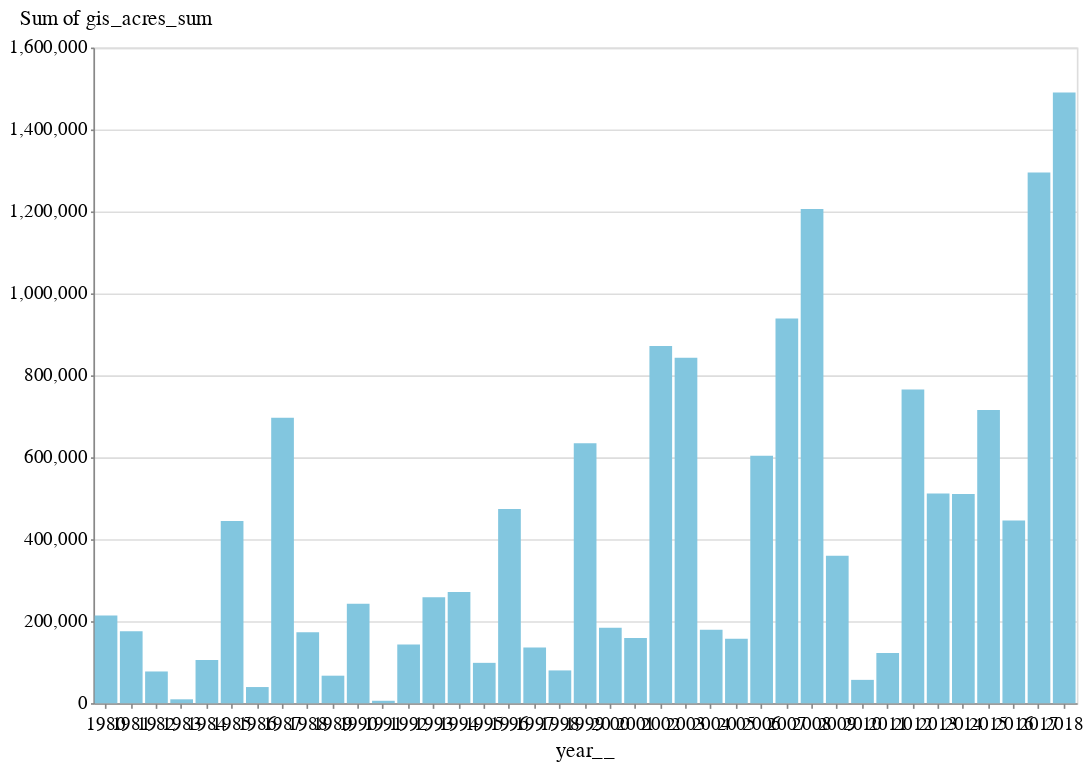

Notebook code for this chart:
### Code cell
acres_years = alt.Chart(large_fires_years).mark_bar().encode(
    x='year__:O',
    y='sum(gis_acres_sum):Q'
).properties(height=400, width=600)

acres_years

### Figure 1 — Vega-Lite specification as saved in the notebook (floating-point values rounded to 4 significant figures)
{"config": {"view": {"width": 800, "height": 450}, "background": "#ffffff", "title": {"anchor": "start", "font": "Benton Gothic Bold, sans", "fontColor": "#000000", "fontSize": 22, "fontWeight": "normal"}, "arc": {"fill": "#82c6df"}, "area": {"fill": "#82c6df"}, "line": {"stroke": "#82c6df", "strokeWidth": 3}, "path": {"stroke": "#82c6df"}, "rect": {"fill": "#82c6df"}, "shape": {"stroke": "#82c6df"}, "bar": {"fill": "#82c6df"}, "point": {"stroke": "#82c6df"}, "symbol": {"fill": "#82c6df", "size": 30}, "axis": {"titleFont": "Benton Gothic Bold, sans", "titleFontSize": 13, "titleFontWeight": "normal", "labelFont": "Benton Gothic, sans", "labelFontSize": 11.5, "labelFontWeight": "normal"}, "axisX": {"labelAngle": 0, "labelPadding": 4, "tickSize": 3}, "axisY": {"labelBaseline": "middle", "maxExtent": 45, "minExtent": 45, "tickSize": 2, "titleAlign": "left", "titleAngle": 0, "titleX": -45, "titleY": -11}, "legend": {"titleFont": "Benton Gothic Bold, sans", "titleFontSize": 13, "titleFontWeight": "normal", "symbolType": "square", "labelFont": "Benton Gothic, sans", "labelFontSize": 11.5}, "range": {"category": ["#3580b1", "#ec8431", "#ab7fb4", "#c89d29", "#adc839", "#829eb1"], "diverging": ["#e68a4f", "#f4bb6a", "#f9e39c", "#dadfe2", "#a6b7c6", "#849eae"], "heatmap": ["#fbf2c7", "#f9e39c", "#f8d36e", "#f4bb6a", "#e68a4f", "#d15a40", "#ab4232"], "ordinal": ["#fbf2c7", "#f9e39c", "#f8d36e", "#f4bb6a", "#e68a4f", "#d15a40", "#ab4232"], "ramp": ["#fbf2c7", "#f9e39c", "#f8d36e", "#f4bb6a", "#e68a4f", "#d15a40", "#ab4232"]}}, "data": {"name": "data-5038c59af7fae3bb93c7eda78b5f945c"}, "mark": "bar", "encoding": {"x": {"type": "ordinal", "field": "year__"}, "y": {"type": "quantitative", "aggregate": "sum", "field": "gis_acres_sum"}}, "height": 400, "width": 600, "$schema": "https://vega.github.io/schema/vega-lite/v4.8.1.json", "datasets": {"data-5038c59af7fae3bb93c7eda78b5f945c": [{"year__": 1980, "gis_acres_sum": 213600.0, "gis_acres_count": 15}, {"year__": 1981, "gis_acres_sum": 175600.0, "gis_acres_count": 14}, {"year__": 1982, "gis_acres_sum": 77260.0, "gis_acres_count": 4}, {"year__": 1983, "gis_acres_sum": 9310.0, "gis_acres_count": 1}, {"year__": 1984, "gis_acres_sum": 105500.0, "gis_acres_count": 10}, {"year__": 1985, "gis_acres_sum": 444300.0, "gis_acres_count": 15}, {"year__": 1986, "gis_acres_sum": 39250.0, "gis_acres_count": 4}, {"year__": 1987, "gis_acres_sum": 696400.0, "gis_acres_count": 36}, {"year__": 1988, "gis_acres_sum": 172800.0, "gis_acres_count": 15}, {"year__": 1989, "gis_acres_sum": 66970.0, "gis_acres_count": 6}, {"year__": 1990, "gis_acres_sum": 242400.0, "gis_acres_count": 7}, {"year__": 1991, "gis_acres_sum": 5771.0, "gis_acres_count": 1}, {"year__": 1992, "gis_acres_sum": 143200.0, "gis_acres_count": 9}, {"year__": 1993, "gis_acres_sum": 258300.0, "gis_acres_count": 15}, {"year__": 1994, "gis_acres_sum": 271200.0, "gis_acres_count": 13}, {"year__": 1995, "gis_acres_sum": 98320.0, "gis_acres_count": 11}, {"year__": 1996, "gis_acres_sum": 473800.0, "gis_acres_count": 20}, {"year__": 1997, "gis_acres_sum": 136000.0, "gis_acres_count": 9}, {"year__": 1998, "gis_acres_sum": 79820.0, "gis_acres_count": 7}, {"year__": 1999, "gis_acres_sum": 634000.0, "gis_acres_count": 24}, {"year__": 2000, "gis_acres_sum": 183800.0, "gis_acres_count": 8}, {"year__": 2001, "gis_acres_sum": 158900.0, "gis_acres_count": 12}, {"year__": 2002, "gis_acres_sum": 871600.0, "gis_acres_count": 13}, {"year__": 2003, "gis_acres_sum": 843100.0, "gis_acres_count": 24}, {"year__": 2004, "gis_acres_sum": 179000.0, "gis_acres_count": 14}, {"year__": 2005, "gis_acres_sum": 157300.0, "gis_acres_count": 9}, {"year__": 2006, "gis_acres_sum": 604000.0, "gis_acres_count": 22}, {"year__": 2007, "gis_acres_sum": 938900.0, "gis_acres_count": 21}, {"year__": 2008, "gis_acres_sum": 1206000.0, "gis_acres_count": 53}, {"year__": 2009, "gis_acres_sum": 359800.0, "gis_acres_count": 14}, {"year__": 2010, "gis_acres_sum": 56790.0, "gis_acres_count": 5}, {"year__": 2011, "gis_acres_sum": 122400.0, "gis_acres_count": 9}, {"year__": 2012, "gis_acres_sum": 765400.0, "gis_acres_count": 17}, {"year__": 2013, "gis_acres_sum": 511600.0, "gis_acres_count": 16}, {"year__": 2014, "gis_acres_sum": 510300.0, "gis_acres_count": 17}, {"year__": 2015, "gis_acres_sum": 715500.0, "gis_acres_count": 28}, {"year__": 2016, "gis_acres_sum": 445500.0, "gis_acres_count": 15}, {"year__": 2017, "gis_acres_sum": 1295000.0, "gis_acres_count": 39}, {"year__": 2018, "gis_acres_sum": 1490000.0, "gis_acres_count": 21}]}}
